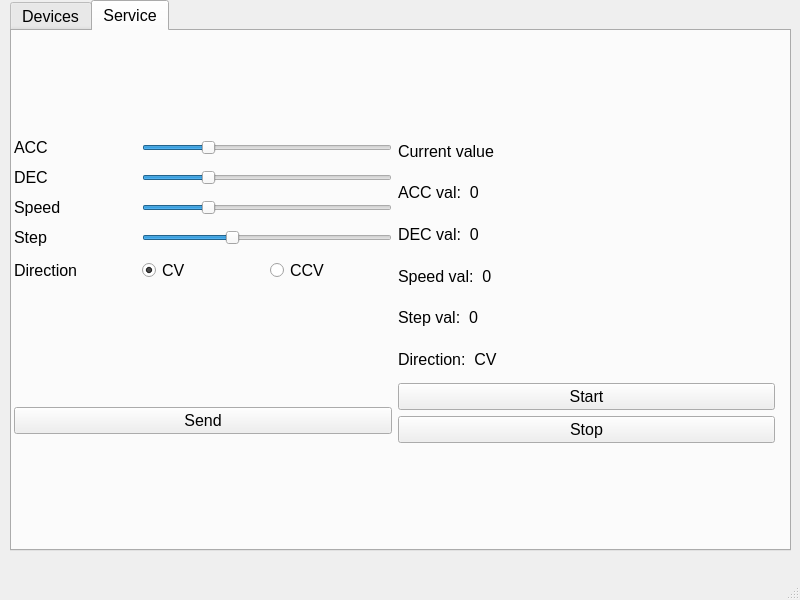
<?xml version="1.0" encoding="UTF-8"?>
<ui version="4.0">
 <class>MainWindow</class>
 <widget class="QMainWindow" name="MainWindow">
  <property name="geometry">
   <rect>
    <x>0</x>
    <y>0</y>
    <width>800</width>
    <height>600</height>
   </rect>
  </property>
  <property name="windowTitle">
   <string>MainWindow</string>
  </property>
  <widget class="QWidget" name="centralwidget">
   <widget class="QTabWidget" name="Devices">
    <property name="geometry">
     <rect>
      <x>10</x>
      <y>0</y>
      <width>781</width>
      <height>551</height>
     </rect>
    </property>
    <property name="font">
     <font>
      <pointsize>12</pointsize>
     </font>
    </property>
    <property name="currentIndex">
     <number>1</number>
    </property>
    <widget class="QWidget" name="tab">
     <attribute name="title">
      <string>Devices</string>
     </attribute>
    </widget>
    <widget class="QWidget" name="tab_2">
     <attribute name="title">
      <string>Service</string>
     </attribute>
     <widget class="QWidget" name="layoutWidget">
      <property name="geometry">
       <rect>
        <x>2</x>
        <y>2</y>
        <width>761</width>
        <height>511</height>
       </rect>
      </property>
      <layout class="QGridLayout" name="gridLayout_4">
       <item row="0" column="0">
        <layout class="QGridLayout" name="gridLayout_2">
         <item row="0" column="0">
          <widget class="QLabel" name="ACC">
           <property name="font">
            <font>
             <pointsize>12</pointsize>
            </font>
           </property>
           <property name="text">
            <string>ACC</string>
           </property>
          </widget>
         </item>
         <item row="0" column="1" colspan="2">
          <widget class="QSlider" name="ACC_slider">
           <property name="value">
            <number>25</number>
           </property>
           <property name="orientation">
            <enum>Qt::Horizontal</enum>
           </property>
          </widget>
         </item>
         <item row="1" column="0">
          <widget class="QLabel" name="DEC">
           <property name="font">
            <font>
             <pointsize>12</pointsize>
            </font>
           </property>
           <property name="text">
            <string>DEC</string>
           </property>
          </widget>
         </item>
         <item row="1" column="1" colspan="2">
          <widget class="QSlider" name="DEC_slider">
           <property name="value">
            <number>25</number>
           </property>
           <property name="orientation">
            <enum>Qt::Horizontal</enum>
           </property>
          </widget>
         </item>
         <item row="2" column="0">
          <widget class="QLabel" name="Speed">
           <property name="font">
            <font>
             <pointsize>12</pointsize>
            </font>
           </property>
           <property name="text">
            <string>Speed</string>
           </property>
          </widget>
         </item>
         <item row="2" column="1" colspan="2">
          <widget class="QSlider" name="Speed_slider">
           <property name="value">
            <number>25</number>
           </property>
           <property name="orientation">
            <enum>Qt::Horizontal</enum>
           </property>
          </widget>
         </item>
         <item row="3" column="0">
          <widget class="QLabel" name="Step">
           <property name="font">
            <font>
             <pointsize>12</pointsize>
            </font>
           </property>
           <property name="text">
            <string>Step</string>
           </property>
          </widget>
         </item>
         <item row="3" column="1" colspan="2">
          <widget class="QSlider" name="Step_slider">
           <property name="value">
            <number>35</number>
           </property>
           <property name="orientation">
            <enum>Qt::Horizontal</enum>
           </property>
          </widget>
         </item>
         <item row="4" column="0">
          <widget class="QLabel" name="irection">
           <property name="font">
            <font>
             <pointsize>12</pointsize>
            </font>
           </property>
           <property name="text">
            <string>Direction</string>
           </property>
          </widget>
         </item>
         <item row="4" column="1">
          <widget class="QRadioButton" name="radioButton">
           <property name="text">
            <string>CV</string>
           </property>
           <property name="checked">
            <bool>true</bool>
           </property>
          </widget>
         </item>
         <item row="4" column="2">
          <widget class="QRadioButton" name="radioButton_2">
           <property name="text">
            <string>CCV</string>
           </property>
          </widget>
         </item>
        </layout>
       </item>
       <item row="0" column="1" rowspan="2">
        <layout class="QGridLayout" name="gridLayout">
         <item row="0" column="0">
          <widget class="QLabel" name="current_value">
           <property name="font">
            <font>
             <pointsize>12</pointsize>
            </font>
           </property>
           <property name="toolTipDuration">
            <number>5</number>
           </property>
           <property name="text">
            <string>Current value</string>
           </property>
          </widget>
         </item>
         <item row="1" column="0">
          <widget class="QLabel" name="acc_val">
           <property name="font">
            <font>
             <pointsize>12</pointsize>
            </font>
           </property>
           <property name="text">
            <string>ACC val:  0</string>
           </property>
          </widget>
         </item>
         <item row="2" column="0">
          <widget class="QLabel" name="dec_val">
           <property name="font">
            <font>
             <pointsize>12</pointsize>
            </font>
           </property>
           <property name="text">
            <string>DEC val:  0</string>
           </property>
          </widget>
         </item>
         <item row="3" column="0">
          <widget class="QLabel" name="speed_val">
           <property name="font">
            <font>
             <pointsize>12</pointsize>
            </font>
           </property>
           <property name="text">
            <string>Speed val:  0</string>
           </property>
          </widget>
         </item>
         <item row="4" column="0">
          <widget class="QLabel" name="step_val">
           <property name="font">
            <font>
             <pointsize>12</pointsize>
            </font>
           </property>
           <property name="text">
            <string>Step val:  0</string>
           </property>
          </widget>
         </item>
         <item row="5" column="0">
          <widget class="QLabel" name="direction_val">
           <property name="font">
            <font>
             <pointsize>12</pointsize>
            </font>
           </property>
           <property name="text">
            <string>Direction:  CV</string>
           </property>
          </widget>
         </item>
         <item row="6" column="0">
          <widget class="QPushButton" name="startButton">
           <property name="font">
            <font>
             <pointsize>12</pointsize>
            </font>
           </property>
           <property name="text">
            <string>Start</string>
           </property>
          </widget>
         </item>
         <item row="7" column="0">
          <widget class="QPushButton" name="stepButton">
           <property name="font">
            <font>
             <pointsize>12</pointsize>
            </font>
           </property>
           <property name="text">
            <string>Stop</string>
           </property>
          </widget>
         </item>
        </layout>
       </item>
       <item row="1" column="0">
        <widget class="QPushButton" name="sendButton">
         <property name="font">
          <font>
           <pointsize>12</pointsize>
          </font>
         </property>
         <property name="text">
          <string>Send</string>
         </property>
        </widget>
       </item>
      </layout>
     </widget>
    </widget>
   </widget>
  </widget>
  <widget class="QMenuBar" name="menubar">
   <property name="geometry">
    <rect>
     <x>0</x>
     <y>0</y>
     <width>800</width>
     <height>21</height>
    </rect>
   </property>
  </widget>
  <widget class="QStatusBar" name="statusbar"/>
 </widget>
 <resources/>
 <connections/>
</ui>
